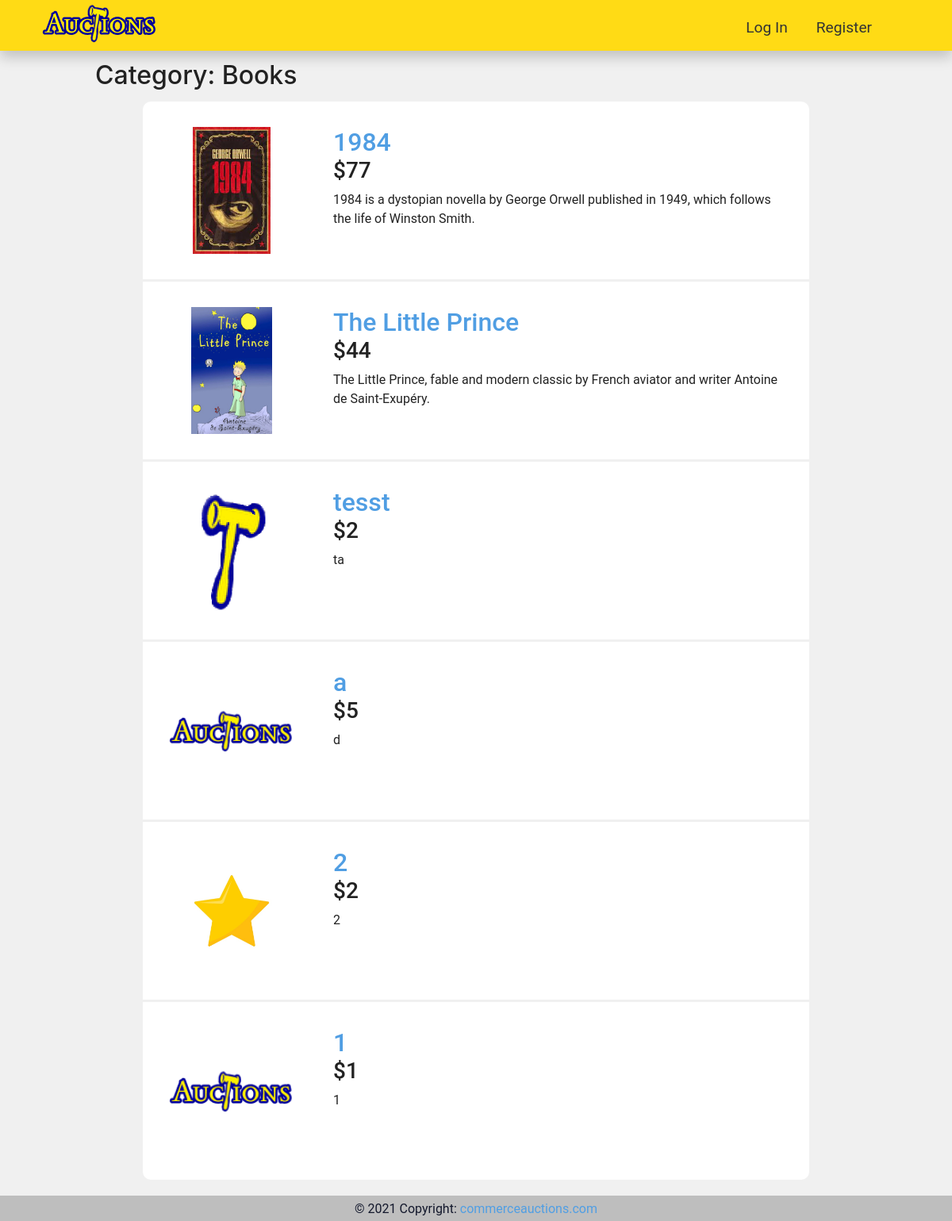
The page /category/7 on the database its author committed.
### auctions/models.py (models this page shows, shortened)
class Category(models.Model):
    category_name = models.CharField(max_length=20, blank=True)

class AuctionListings(models.Model):
    name = models.CharField(max_length=64)
    initial_price = models.IntegerField()
    auction_category = models.ManyToManyField(Category, blank=True, related_name="categories")
    description = models.CharField(max_length=150, default="")
    image = models.ImageField(null=True, blank=True, upload_to='images/')
    auction_active = models.IntegerField(default=1)
    id_user = models.ForeignKey(User,  on_delete=models.CASCADE, related_name = "user_creator")
    """def auction_categories(self):
        return ', '.join([a.category_name for a in self.auction_category.all()])
    #auction_categories.short_description = "category name"
    """

### auctions/views.py (the view)
# urls.py: path("category/<str:id_category>", views.category, name="category"),
def category(request, id_category):
    category = Category.objects.get(id=id_category)
    auction_listing_category = AuctionListings.objects.filter(auction_category__id=id_category)
    len_auctions = len(auction_listing_category)
    if len_auctions > 0:
        last_auction = auction_listing_category[len_auctions-1].id
    else:
        last_auction = 0
    for auction in auction_listing_category:
        try:
            all_bids = Bids.objects.get(id_auction=auction.id)
            auction.initial_price = all_bids.price
        except:
            pass
    return render(request, "auctions/category.html", {
        "category" : category,
        "auction_listing_category" : auction_listing_category,
        "last_auction_id" : last_auction,
    })

### auctions/templates/auctions/category.html
{% extends "auctions/layout.html" %}
{% block body %}
    <div class="sub">
        <h2>Category: {{ category.category_name }}</h2>
    </div>
    <div class="main" id="category">
        {% if auction_listing_category %}
            {% for auction_category in auction_listing_category %}
                <div id="listing_auction" >
                    <div id="auction_image">
                        <a href="../listing_page/{{ auction_category.id }}" >
                            <img src="/media/{{ auction_category.image }}"  height="200px">
                        </a>
                    </div>
                    <div id="order-column">
                        <div id="auction_name">
                            <a href="../listing_page/{{ auction_category.id }}" >
                                <h2>{{ auction_category.name }}</h2>
                            </a>
                        </div>
                        <div id="auction_listing_data">
                            <div id="auction_price">
                                <h3>${{ auction_category.initial_price }}</h3>
                            </div>
                                {{ auction_category.description }}
                        </div>
                    </div>
                </div>
                {% if last_auction_id != auction_category.id %}
                    <div class="borders"></div>
                {% endif %}
            {% endfor %}
        {%else %}
        <div id="listing_auction" >
            <div id="auction_name">
                There is no auction in this category.
            </div>
        </div>
        {% endif %}
    </div>
{% endblock %}

### auctions/static/auctions/css/styles.css (style rules this page uses)
:root { --first-color: #FFDB15; --first-alpha-color: rgba(255, 219, 21, 0.75); --second-color: #14192d; --second-alpha-color: rgba(20, 25, 45, 0.75); --third-color: #0D00A5; --third-alpha-color: rgba(13, 0, 165, 0.75); --white-color: #fff; --gray-light-color: #f3f3f3; --gray-color: #ccc; --gray-color-2: rgb(240, 240, 240); --gray-dark-color: rgb(190, 190, 190); --black-color: #000; --link: #509ee3; --link-hover: rgb(3, 87, 215, 1); --link-pressing: rgb(0, 65, 164, 1); --link-light: rgb(52, 131, 250, 0.50); --link-light-hover: rgb(190, 190, 190, 0.50); --link-light-pressing: rgb(190, 190, 190, 0.50); --title-color: #333; --text-color: #222; --white-alpha-color: rgba(255, 255, 255, 0.5); --black-alpha-color: rgba(0, 0, 0, 0.3); --black-alpha-color2: rgba(0, 0, 0, 0.5); --green-color: rgba(54, 255, 74, 1); --red-color: rgba(255, 72, 72, 1); --font: "Roboto", sans-serif; --max-width: 1200px; --header-height: 4rem; --footer-height: 2rem; --services-card-separation: 0.5vw; }
html { box-sizing: border-box; font-family: var(--font); font-size: 16px; scroll-behavior: smooth; }
*, *::after, *::before { box-sizing: inherit; }
body { background-color: var(--gray-color-2); margin: 0; overflow-x: hidden; overflow-y: overlay; color: var(--text-color); position: relative; min-height: 100vh; }
body .sub { height: 4rem; padding-left: 10%; }
body .sub h2 { padding-top: 0.75rem; }
a { color: var(--link); transition: all 0.5s ease-out; }
h2 { margin: 0; font-size: 2rem; }
div { height: auto; word-wrap: break-word; }
.main { margin: auto; margin-bottom: 3vw; background-color: var(--white-color); border-radius: 10px; max-width: 70vw; min-width: 10vw; }
.borders { border-bottom: solid var(--gray-color-2); }
#listing_auction { font-family: var(--font); color: var(--text-color); width: 100%; padding: 2rem; display: flex; flex-direction: row; gap: 3rem; }
#auction_name { font-weight: bold; }
#auction_image img { height: 10rem; width: 10rem; -o-object-fit: contain; object-fit: contain; }
#auction_price { font-weight: bold; }

### rows shown on the page
Category: category_name "Books"
AuctionListings: image (picture), name "1984", initial_price "77", description "1984 is a dystopian novella by George Orwell published in 1949, which follows the life of Winston Smith."
AuctionListings: image (picture), name "The Little Prince", initial_price "44", description "The Little Prince, fable and modern classic by French aviator and writer Antoine de Saint-Exupéry."
AuctionListings: image (picture), name "tesst", initial_price "2", description "ta"
AuctionListings: image (picture), name "a", initial_price "5", description "d"
AuctionListings: image (picture), name "2", initial_price "2", description "2"
AuctionListings: image (picture), name "1", initial_price "1", description "1"
